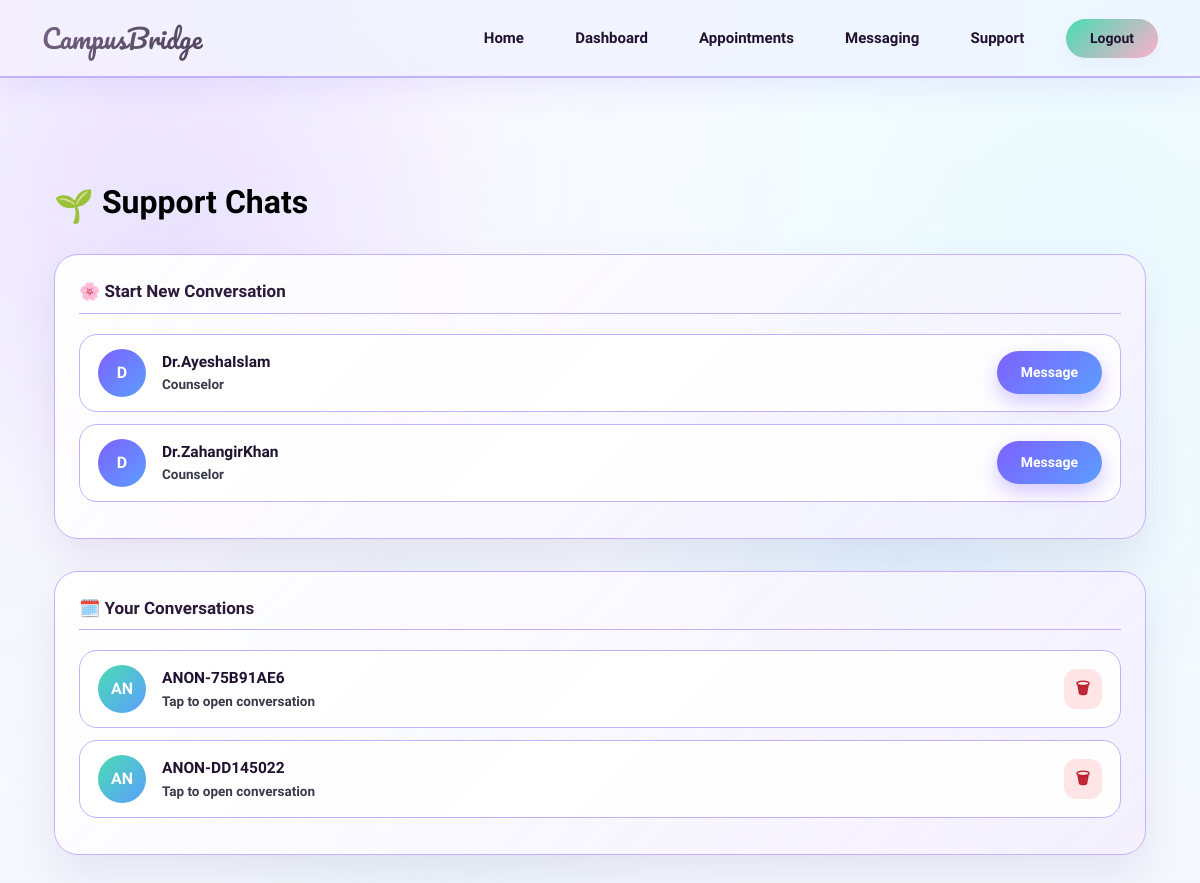
The page /messaging/ (signed in) on the database as committed earlier.
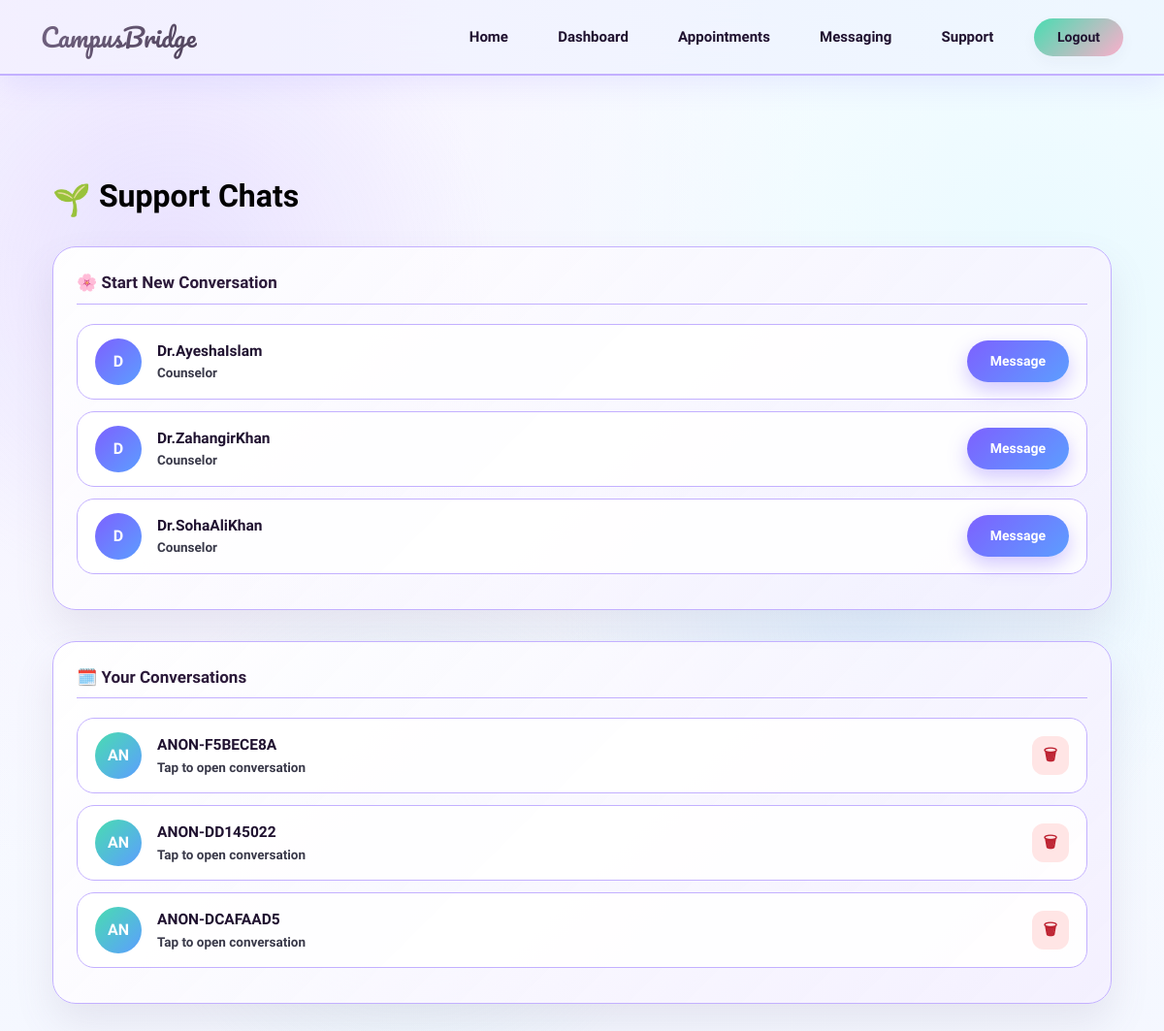
The same page on the database as committed later.
### accounts/models.py (models this page shows)
class User(AbstractUser):
    ROLE_CHOICES=(('student','Student'),
                  ('staff','Staff'),
                  ('counselor','Counselor'),
                  )
    role=models.CharField(max_length=20, choices=ROLE_CHOICES)

### messaging/models.py (models this page shows, shortened)
class Conversation(models.Model):
    anonymous_profile = models.ForeignKey(
        "support.AnonymousProfile",
        on_delete=models.CASCADE,
        related_name="conversations"
    )
    counselor = models.ForeignKey(
        User,
        on_delete=models.CASCADE,
        related_name="counselor_conversations"
    )
    created_at = models.DateTimeField(auto_now_add=True)

### support/models.py (models this page shows, shortened)
class AnonymousProfile(models.Model):
    user=models.OneToOneField(User,on_delete=models.CASCADE)
    anon_id=models.CharField(max_length=20,unique=True,blank=True)

### messaging/views.py (the view, shortened to what this page needs)
# urls.py: path('', views.conversation_list, name='conversation_list'),
@login_required
def conversation_list(request):
    counselors = User.objects.filter(role="counselor")
    role = request.user.role
    if role == "counselor":
        conversations = Conversation.objects.filter(
            counselor=request.user
        ).select_related("anonymous_profile", "counselor")
    return render(request, "messaging/list.html", {
        "counselors": counselors,
        "conversations": conversations
    })

### templates/messaging/list.html (shortened to what this page needs)
{% extends 'base.html' %}
{% load static %}
{% block content %}
<div class="container mt-4">
    <div class="d-flex align-items-center mb-4 gap-2">
        <div style="font-size:2rem;">🌱</div>
        <h2 style="font-weight:800; color:#201230;">Support Chats</h2>
    </div>
    <div class="chat-card">
        <div class="section-title">🌸 Start New Conversation</div>
        {% for c in counselors %}
        <div class="chat-item">
            <div class="chat-left">
                <div class="avatar">
                    {{ c.username|slice:":1"|upper }}
                </div>
                <div>
                    <div class="chat-title">{{ c.username }}</div>
                    <div class="chat-sub">Counselor</div>
                </div>
            </div>
            <a href="{% url 'start_conversation' c.id %}"
               class="btn btn-primary btn-sm px-4"
               style="background: linear-gradient(135deg,#7d61ff,#5c9eff); border:none;">
                Message
            </a>
        </div>
        {% endfor %}
    </div>
    <div class="chat-card">
        <div class="section-title">🗓️ Your Conversations</div>
        {% for convo in conversations %}
        <div class="chat-item">
            <a href="{% url 'chat' convo.id %}" class="chat-left text-decoration-none flex-grow-1">
                <div class="avatar" style="background: linear-gradient(135deg,#49dcb1,#5c9eff);">
                    {% if request.user.role == "counselor" %}
                        {{ convo.anonymous_profile.anon_id|slice:":2"|upper }}
                    {% else %}
                        {{ convo.counselor.username|slice:":1"|upper }}
                    {% endif %}
                </div>
                <div>
                    <div class="chat-title">
                        {% if request.user.role == "counselor" %}
                            {{ convo.anonymous_profile.anon_id }}
                        {% else %}
                            {{ convo.counselor.username }}
                        {% endif %}
                    </div>
                    <div class="chat-sub">
                        Tap to open conversation
                    </div>
                </div>
            </a>
            <a href="{% url 'delete_conversation' convo.id %}"
               onclick="return confirm('Delete this chat?');"
               class="delete-btn-custom text-decoration-none">
                🗑
            </a>
        </div>
        {% empty %}
        <div class="chat-sub text-center">
            No conversations started yet.
        </div>
        {% endfor %}
    </div>
</div>
{% endblock %}

### templates/base.html (shortened to what this page needs)
<!DOCTYPE html>
<html lang="en">
<head>
<link href="https://cdn.jsdelivr.net/npm/bootstrap@5.3.3/dist/css/bootstrap.min.css" rel="stylesheet">
<link href="https://cdn.jsdelivr.net/npm/bootstrap-icons/font/bootstrap-icons.css" rel="stylesheet">
</head>
<body>
<nav class="navbar navbar-expand-lg sticky-top">
<div class="container">
<a class="navbar-brand brand" href="/">CampusBridge</a>
<div class="collapse navbar-collapse" id="nav">
<ul class="navbar-nav ms-auto gap-3 align-items-center">
<li class="nav-item"><a class="nav-link" href="/">Home</a></li>
<li class="nav-item"><a class="nav-link" href="/dashboard/">Dashboard</a></li>
<li class="nav-item"><a class="nav-link" href="{% url 'view_slots' %}">Appointments</a></li>
<li class="nav-item"><a class="nav-link" href="/messaging/">Messaging</a></li>
<li class="nav-item"><a class="nav-link" href="{% url 'my_request' %}">Support</a></li>
{% if user.is_authenticated %}
<li class="nav-item ms-lg-2"><a class="btn btn-soft btn-sm text-danger px-4" href="/logout/">Logout</a></li>
{% else %}
<li class="nav-item"><a class="btn nav-btn-login" href="/login/">Login</a></li>
<li class="nav-item"><a class="btn nav-btn-register text-white" href="/register/">Register</a></li>
{% endif %}
</ul>
</div>
</div>
</nav>
<div class="container page-container fade-in">
{% block content %}{% endblock %}
</div>
</body>
</html>

### templates/base.html (style rules this page uses)
:root { --bg1: #f4f7ff; --bg2: #f3efff; --bg3: #eafaff; --card: rgba(255, 255, 255, 0.65); --card-strong: rgba(255, 255, 255, 0.90); --text: #2b2b36; --muted: #666680; --lavender: #7d61ff; --ice-blue: #5c9eff; --mint: #49dcb1; --rose: #fcaecb; --soft-coffee: #201230; --border: rgba(110, 110, 140, 0.15); --shadow: 0 16px 36px rgba(40, 40, 80, 0.06), 0 4px 12px rgba(40, 40, 80, 0.02); }
body { margin: 0; font-family: 'Quicksand', sans-serif; color: var(--text); overflow-x: hidden; position: relative; background: radial-gradient(circle at 10% 15%, var(--bg2), transparent 50%), radial-gradient(circle at 90% 25%, var(--bg3), transparent 50%), radial-gradient(circle at 50% 85%, var(--bg1), transparent 60%), linear-gradient(180deg, #ffffff, #f4f7ff); background-attachment: fixed; }
body::before { content: ""; position: fixed; inset: 0; pointer-events: none; background: radial-gradient(circle at 15% 25%, rgba(195, 176, 255, 0.22), transparent 25%), radial-gradient(circle at 75% 55%, rgba(181, 215, 255, 0.25), transparent 30%), radial-gradient(circle at 35% 75%, rgba(179, 240, 223, 0.20), transparent 25%); z-index: 0; animation: floatingAtmosphere 16s ease-in-out infinite alternate; }
.navbar { background: linear-gradient(90deg, rgba(243, 239, 255, 0.9), rgba(234, 250, 255, 0.9), rgba(255, 238, 244, 0.9)) !important; background-size: 300% 300% !important; animation: gradientShift 12s ease infinite; backdrop-filter: blur(20px); -webkit-backdrop-filter: blur(20px); border-bottom: 2px solid #c3b0ff; box-shadow: 0 8px 32px rgba(125, 97, 255, 0.12); z-index: 10; padding: 0.85rem 0; transition: all 0.4s ease; }
.brand { font-family: 'Pacifico', cursive; font-size: 26px; background: linear-gradient(135deg, #736482, #50435c); -webkit-background-clip: text; -webkit-text-fill-color: transparent; text-decoration: none; transition: transform 0.3s ease, filter 0.3s ease; }
.nav-link { color: #201230 !important; font-weight: 800; font-size: 15px; padding: 0.6rem 1.1rem !important; border-radius: 30px; position: relative; transition: all 0.3s cubic-bezier(0.25, 1, 0.5, 1); }
.nav-link::after { content: ''; position: absolute; width: 0; height: 3px; bottom: 2px; left: 50%; background: linear-gradient(90deg, #7d61ff, #fcaecb); border-radius: 2px; transition: all 0.3s ease; transform: translateX(-50%); }
.btn-primary { background: linear-gradient(135deg, var(--lavender), var(--ice-blue)); border: none; border-radius: 30px; font-weight: 800; color: #ffffff !important; padding: 11px 28px; box-shadow: 0 8px 20px rgba(125, 97, 255, 0.35); transition: all 0.3s cubic-bezier(0.25, 1, 0.5, 1); }
.btn-soft { background: linear-gradient(135deg, var(--mint), var(--rose)); border: none; border-radius: 30px; color: #201230 !important; font-weight: 800; padding: 9px 24px; box-shadow: 0 6px 16px rgba(40, 40, 80, 0.04); transition: all 0.3s cubic-bezier(0.25, 1, 0.5, 1); }
h1, h2, h3, h4, h5, h6 { color: #000000 !important; font-weight: 800; }
.page-container { padding-top: 5rem; padding-bottom: 5rem; position: relative; z-index: 2; }
.fade-in { animation: smoothEntrance 0.8s cubic-bezier(0.16, 1, 0.3, 1); }

### templates/messaging/list.html (style rules this page uses)
.chat-card { background: linear-gradient(135deg, rgba(255,255,255,0.95), rgba(243,239,255,0.85)); border: 1px solid #c3b0ff; border-radius: 24px; padding: 24px; box-shadow: 0 20px 40px rgba(115,100,130,0.12); margin-bottom: 2rem; }
.chat-item { display: flex; align-items: center; justify-content: space-between; padding: 14px 18px; border-radius: 18px; border: 1px solid #c3b0ff; background: rgba(255,255,255,0.9); margin-bottom: 12px; transition: all 0.3s ease; text-decoration: none; color: inherit; }
.chat-left { display: flex; align-items: center; gap: 16px; }
.avatar { width: 48px; height: 48px; border-radius: 50%; background: linear-gradient(135deg, #7d61ff, #5c9eff); display: flex; align-items: center; justify-content: center; font-weight: 800; font-size: 16px; color: white; }
.chat-title { font-weight: 800; font-size: 15.5px; color: #201230; }
.chat-sub { font-size: 13.5px; color: #3a3a4a; font-weight: 600; }
.section-title { font-weight: 800; font-size: 17px; color: #2c1a3a; margin-bottom: 20px; border-bottom: 1px solid #c3b0ff; padding-bottom: 8px; }
.delete-btn-custom { border: none; background: #ffe5e5; color: #bd2130 !important; padding: 8px 12px; border-radius: 12px; font-weight: 700; }

Rows that differ between the two databases and show on the page:
removed Conversation: anonymous_profile.anon_id "AN", anonymous_profile.anon_id "ANON-75B91AE6"
added User: username "D", username "Dr.SohaAliKhan"
added Conversation: anonymous_profile.anon_id "AN", anonymous_profile.anon_id "ANON-F5BECE8A"
added Conversation: anonymous_profile.anon_id "AN", anonymous_profile.anon_id "ANON-DCAFAAD5"
